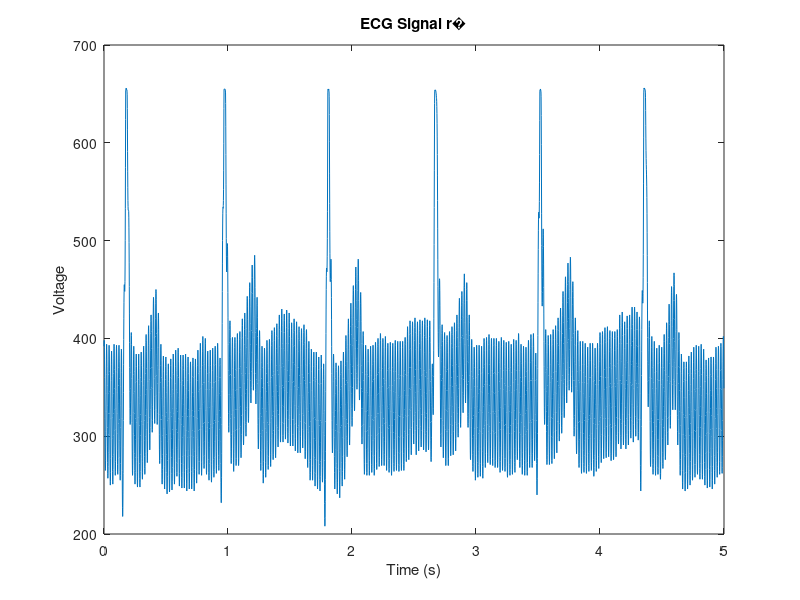

Write MATLAB code to recreate this figure. (Note: this script raises an error after producing the figure.)
clc
clear
close all

%% load data
load('jacobEKG.mat')
ekgjacob = data;

testmaaling = ekgjacob(1:5000);
%testmaaling = ekgjacob;
%% Opstil varianter

Fs = 1000; %1000hz
sampletid = length(testmaaling)/Fs; %5sek
t = (0:length(testmaaling)-1)/Fs;
L = length(testmaaling);

filterData = zeros(size(L));


%% R� fig

figure
plot (t,testmaaling)
ylabel('Voltage')
xlabel('Time (s)')
title ('ECG Signal r�')

%% 50 HZ
d = designfilt('bandstopiir','FilterOrder',2,'HalfPowerFrequency1',49,'HalfPowerFrequency2',51,'DesignMethod','butter','SampleRate',Fs);

%testmaaling = filtfilt(d,testmaaling);
testmaaling = testmaaling - mean(testmaaling);

%% Highpass butter
for i = 0:3
    %     knekfrekvens = 0.5*(2.^i);
    %
    %     figure
    %     sgtitle('Butterworth' + " - Knekfrekvens " + string(knekfrekvens)+" Hz" )
    %     for j = 1:9
    %         %Filterorden
    %
    %         xbuffer = zeros(j+1);
    %         y = zeros(j+1);
    %         [H1,H2] = butter(j,knekfrekvens/(Fs/2),'high');
    %
    %         for g = j+2:L
    %             xbuffer(1) = testmaaling(g);
    %             y(1) = H1(1)*xbuffer(1);
    %             for h = 1:j+1
    %
    %                 y(1) = y(1) + (H1(h)* xbuffer(h) - H2(h)*y(h));
    %
    %             end
    %             for h = j:-1:1
    %                 y(h+1) = y(h);
    %                 xbuffer(h+1) = xbuffer(h);
    %
    %             end
    %             filterData(g) = y(1);
    %         end
    %
    %         subplot(3,3,j)
    %         plot (t,filterData)
    %         ylabel('Bitniveauer')
    %         xlabel('Time (s)')
    %         title ("Filterorden " + int2str(j))
    %
    %     end
    %
    %
end
%% Highpass Elliptic
for i = 0:3
%         knekfrekvens = 0.5*(2.^i);
%     
%         figure
%         sgtitle('Elliptic highpass' + " - Knekfrekvens " + string(knekfrekvens)+" Hz" + " - Rip pass 3 Rip stop 60" )
%         for j = 1:9
%             %Filterorden
%     
%             xbuffer = zeros(j+1);
%             y = zeros(j+1);
%             [H1,H2] = ellip(j,3,60,knekfrekvens/(Fs/2),'high');
%     
%             for g = j+2:L
%                 xbuffer(1) = testmaaling(g);
%                 y(1) = H1(1)*xbuffer(1);
%                 for h = 1:j+1
%     
%                     y(1) = y(1) + (H1(h)* xbuffer(h) - H2(h)*y(h));
%     
%                 end
%                 for h = j:-1:1
%                     y(h+1) = y(h);
%                     xbuffer(h+1) = xbuffer(h);
%     
%                 end
%                 filterData(g) = y(1);
%             end
%     
%             subplot(3,3,j)
%             plot (t,filterData)
%             ylabel('Bitniveauer')
%             xlabel('Time (s)')
%             title ("Filterorden " + int2str(j))
%     
%         end
%     
%     
end
%% Lowpass Elliptic
for i = 1:5
    %     knekfrekvens = 10*i;
    %
    %     figure
    %     sgtitle('Elliptic Low' + " - Knekfrekvens " + string(knekfrekvens)+" Hz" + " - Rip pass 3 Rip stop 60" )
    %     for j = 1:9
    %         %Filterorden
    %
    %         xbuffer = zeros(j+1);
    %         y = zeros(j+1);
    %         [H1,H2] = ellip(j,3,60,knekfrekvens/(Fs/2));
    %
    %         for g = j+2:L
    %             xbuffer(1) = testmaaling(g);
    %             y(1) = H1(1)*xbuffer(1);
    %             for h = 1:j+1
    %
    %                 y(1) = y(1) + (H1(h)* xbuffer(h) - H2(h)*y(h));
    %
    %             end
    %             for h = j:-1:1
    %                 y(h+1) = y(h);
    %                 xbuffer(h+1) = xbuffer(h);
    %
    %             end
    %             filterData(g) = y(1);
    %         end
    %
    %         subplot(3,3,j)
    %         plot (t,filterData)
    %         ylabel('Bitniveauer')
    %         xlabel('Time (s)')
    %         title ("Filterorden " + int2str(j))
    %
    %     end
    %
    %
end
%% B�nd butter
for i = 1:5
    %     knekfrekvens = 10*i;
    %
    %     figure
    %     sgtitle('Elliptic b�nd' + " - Knekfrekvens " + string(knekfrekvens)+" Hz" + " - Rip pass 3 Rip stop 60" )
    %     for j = 1:9
    %         %Filterorden
    %
    %         xbuffer = zeros(j+1);
    %         y = zeros(j+1);
    %         [H1,H2] = butter(j,[0.0002, 0.1000]);
    %
    %         for g = 2*(j+2):L
    %             xbuffer(1) = testmaaling(g);
    %             y(1) = H1(1)*xbuffer(1);
    %             for h = 1:j+1
    %
    %                 y(1) = y(1) + (H1(h)* xbuffer(h) - H2(h)*y(h));
    %
    %             end
    %             for h = j:-1:1
    %                 y(h+1) = y(h);
    %                 xbuffer(h+1) = xbuffer(h);
    %
    %             end
    %             filterData(g) = y(1);
    %         end
    %
    %         subplot(3,3,j)
    %         plot (t,filterData)
    %         ylabel('Bitniveauer')
    %         xlabel('Time (s)')
    %         title ("Filterorden " + int2str(j))
    %
    %     end
    %
    %
end

plotHeightPixel = 1080;
plotWidthPixel = 1920;
for k = 1:4
for i = 1:4
    knekfrekvensH = 0.25*(2.^i);
    knekfrekvensL = 10*k;    
    % Lav figur
    dataPlot = figure();
    % Set figur parametre
    set(dataPlot,'Units','pixels','Position',[0 0 plotWidthPixel plotHeightPixel])
    sgtitle("Butter b�ndpass" + " - F_H " + string(knekfrekvensH) + " Hz" + " - F_L " + string(knekfrekvensL) + " Hz" )
    for j = 1:6
        %Filterorden        
        xbuffer = zeros(j+1);
        y = zeros(j+1);
        [H1,H2] = butter(j,[knekfrekvensH/(Fs/2) knekfrekvensL/(Fs/2)],'bandpass');        
        for g = 2*j+1:L
            xbuffer(1) = testmaaling(g);
            y(1) = H1(1)*xbuffer(1);
            for h = 1:(2*j+1)                
                y(1) = y(1) + (H1(h)* xbuffer(h) - H2(h)*y(h));                
            end
            for h = 2*j:-1:1
                y(h+1) = y(h);
                xbuffer(h+1) = xbuffer(h);                
            end
            filterData(g) = y(1);           
        end
        subplot(2,3,j)
        plot (t,filterData)
        ylabel('Bitniveauer')
        xlabel('Tid [s]')
        title ("Filterorden " + int2str(j))
        filenamePNG = strcat("Butter bandpass"," - F_H ",string(knekfrekvensH),"_Hz","_F_L ",string(knekfrekvensL),"_Hz",".png"); 
        saveas(dataPlot, filenamePNG, 'png')
    end
end
end